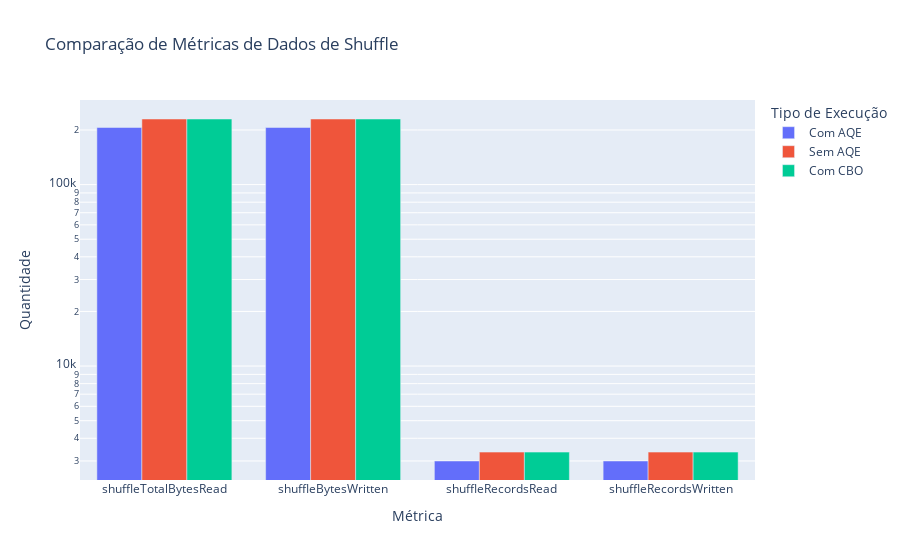

Notebook source saved alongside this figure:
### Code cell
# Criar um gráfico de barras para métricas de dados de shuffle
shuffle_data_metrics = ["shuffleTotalBytesRead", "shuffleBytesWritten", "shuffleRecordsRead", "shuffleRecordsWritten"]
fig_shuffle_data = px.bar(
    df_combined.melt(
        id_vars=['execution_type', 'query'],
        value_vars=shuffle_data_metrics,
        var_name='metric',
        value_name='value'
    ),
    x='metric',
    y='value',
    color='execution_type',
    barmode='group',
    title='Comparação de Métricas de Dados de Shuffle',
    labels={'value': 'Quantidade', 'metric': 'Métrica', 'execution_type': 'Tipo de Execução'}
)
fig_shuffle_data.update_layout(yaxis_type="log")  # Escala logarítmica para melhor visualização
fig_shuffle_data.show()

### Figure 1 — Plotly figure (JSON) as saved in the notebook; plotly's stock layout.template omitted (floating-point values rounded to 4 significant figures)
{"data": [{"alignmentgroup": "True", "hovertemplate": "Tipo de Execução=Com AQE<br>Métrica=%{x}<br>Quantidade=%{y}<extra></extra>", "legendgroup": "Com AQE", "marker": {"color": "#636efa", "pattern": {"shape": ""}}, "name": "Com AQE", "offsetgroup": "Com AQE", "orientation": "v", "showlegend": true, "textposition": "auto", "type": "bar", "x": ["shuffleTotalBytesRead", "shuffleBytesWritten", "shuffleRecordsRead", "shuffleRecordsWritten"], "xaxis": "x", "y": [206438, 206438, 2998, 2998], "yaxis": "y"}, {"alignmentgroup": "True", "hovertemplate": "Tipo de Execução=Sem AQE<br>Métrica=%{x}<br>Quantidade=%{y}<extra></extra>", "legendgroup": "Sem AQE", "marker": {"color": "#EF553B", "pattern": {"shape": ""}}, "name": "Sem AQE", "offsetgroup": "Sem AQE", "orientation": "v", "showlegend": true, "textposition": "auto", "type": "bar", "x": ["shuffleTotalBytesRead", "shuffleBytesWritten", "shuffleRecordsRead", "shuffleRecordsWritten"], "xaxis": "x", "y": [229919, 229919, 3356, 3356], "yaxis": "y"}, {"alignmentgroup": "True", "hovertemplate": "Tipo de Execução=Com CBO<br>Métrica=%{x}<br>Quantidade=%{y}<extra></extra>", "legendgroup": "Com CBO", "marker": {"color": "#00cc96", "pattern": {"shape": ""}}, "name": "Com CBO", "offsetgroup": "Com CBO", "orientation": "v", "showlegend": true, "textposition": "auto", "type": "bar", "x": ["shuffleTotalBytesRead", "shuffleBytesWritten", "shuffleRecordsRead", "shuffleRecordsWritten"], "xaxis": "x", "y": [229919, 229919, 3356, 3356], "yaxis": "y"}], "layout": {"barmode": "group", "legend": {"title": {"text": "Tipo de Execução"}, "tracegroupgap": 0}, "title": {"text": "Comparação de Métricas de Dados de Shuffle"}, "xaxis": {"anchor": "y", "domain": [0, 1], "title": {"text": "Métrica"}}, "yaxis": {"anchor": "x", "domain": [0, 1], "title": {"text": "Quantidade"}, "type": "log"}}}
